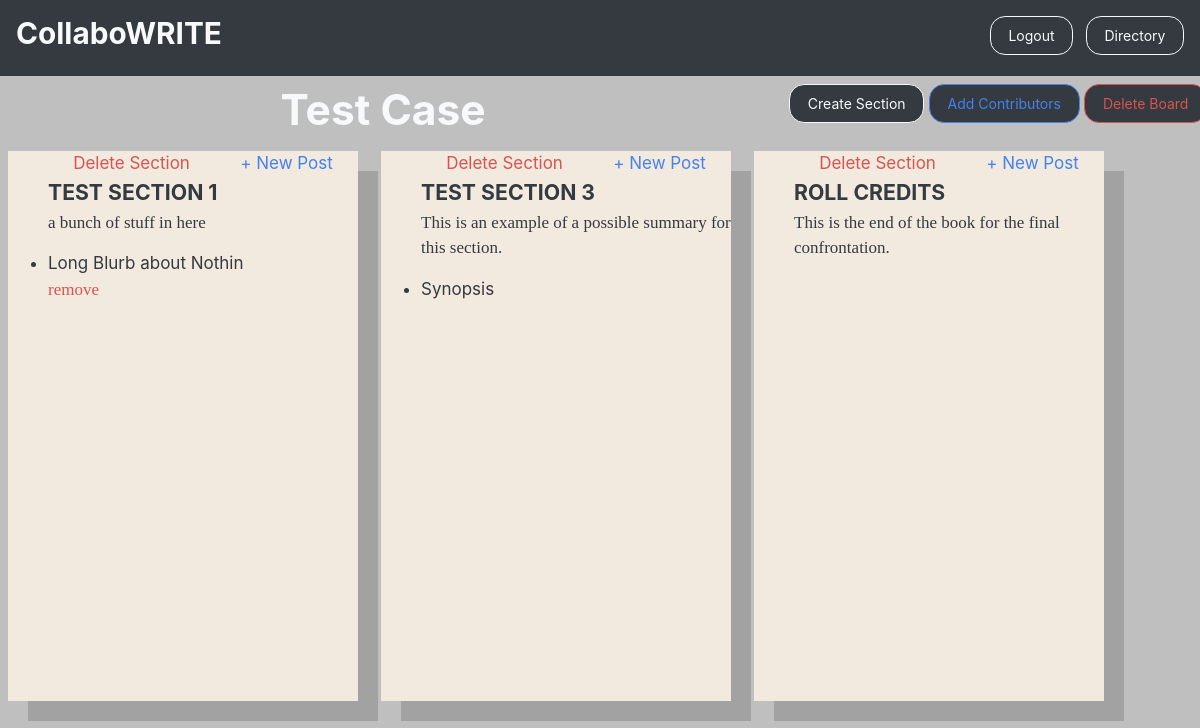
The app's page /board/3 (signed in) with its own data.
### collabowrite_app/models.py (models this page shows)
class Board(models.Model):
    user = models.ForeignKey(User, related_name= "boards", on_delete = models.CASCADE, null=True)
    board_title = models.CharField(max_length = 50)
    board_topic = models.CharField(max_length = 30)
    board_tags = models.CharField(max_length = 100)
    board_image = models.CharField(max_length = 100)
    created_at = models.DateTimeField(auto_now_add = True)
    updated_at = models.DateTimeField(auto_now = True)
    objects = BoardManager()

class Section(models.Model):
    user = models.ForeignKey(User, related_name= "sections", on_delete = models.CASCADE, null=True)
    section_title = models.CharField(max_length = 100)
    section_summary = models.CharField(max_length = 255)
    board = models.ForeignKey(Board, related_name= "sections", on_delete = models.CASCADE, null= True)

class Post(models.Model):
    user = models.ForeignKey(User, related_name = "posts", on_delete = models.CASCADE, null=True)
    post_title = models.CharField(max_length = 100)
    post_content = models.CharField(max_length = 1500)
    section = models.ForeignKey(Section, related_name='posts', on_delete = models.CASCADE, null=True)

### collabowrite_app/views.py (the view)
# urls.py: path('board/<int:board_id>', views.display_board),
def display_board(request, board_id):
    if 'logged_user' not in request.session:
        return redirect('/')
    this_board = Board.objects.get(id= board_id)
    context = {
        'user': User.objects.get(id= request.session['logged_user']),
        'this_board': Board.objects.get(id= board_id),
        'sections': Section.objects.filter(board= this_board.id),
        'posts': Post.objects.all(),
    }
    return render(request, 'boards.html', context)

### collabowrite_app/templates/boards.html (shortened to what this page needs)
<!DOCTYPE html>
<html lang="en">
<head>
    {% load static %}
    <link rel="stylesheet" href="{% static 'css/bootstrap.css' %}">
    <link rel="stylesheet" href="{% static 'css/board.css' %}">
    <link rel="stylesheet" href="https://ajax.googleapis.com/ajax/libs/jqueryui/1.12.1/themes/smoothness/jquery-ui.css">
</head>
<body
    style="background: linear-gradient(rgba(0, 0, 0, 0.25),rgba(0,0,0,0.25)), url(https://images.unsplash.com/photo-1532153975070-2e9ab71f1b14?ixlib=rb-1.2.1&ixid=MXwxMjA3fDB8MHxwaG90by1wYWdlfHx8fGVufDB8fHw%3D&auto=format&fit=crop&w=1350&q=80); background-size:cover; min-height: 500px; background-attachment: fixed; background-position: center; background-repeat: no-repeat;">
    <div class="header-fluid d-flex p-3 justify-content-between bg-dark">
        <div>
            <h3 class="text-light">CollaboWRITE</h3>
        </div>
        <div>
            <a href="/logout"><button type="button" class="btn btn-outline-light mx-2">Logout</button></a>
            <a href="/directory"><button type="button" class="btn btn-outline-light">Directory</button></a>
        </div>
    </div>
    <div class="row">
        <div class="col text-center my-2">
            <h1 class="text-light">{{this_board.board_title}}</h1>
        </div>
        <div class="row justify-content-between">
            <div class="col text-center m-2">
                {% if user == this_board.user %}
                <button type="button" class="btn btn-outline-light bg-dark text-light" data-toggle="modal"
                    data-target="#newSectionModal">Create Section</button>
                <button type="button" class="btn btn-outline-primary text-primary bg-dark">Add Contributors</button>
                <a href="/board/{{this_board.id}}/delete_board"><button type="button"
                        class="btn btn-outline-danger bg-dark text-danger">Delete Board</button></a>
                {% endif %}
            </div>
        </div>
    </div>
    <div class="row">
        {% for section in sections %}
        <div class="col d-flex flex-row mx-2">
            <ul id="sec" class="section">
                <div class="d-flex justify-content-around">
                    {% if user == section.user %}
                    <a href="/board/{{this_board.id}}/{{section.id}}/delete_section"
                        class="text-danger text-underline">Delete
                        Section</a>
                    {% endif %}
                    <a href="/board/{{this_board.id}}/{{section.id}}/display_create_post">
                        + New Post
                    </a>
                </div>
                <h5 class="text-dark text-uppercase my-1">{{section.section_title}}</h5>
                <p class="text-dark">{{section.section_summary}}</p>
                {% if post.section.id == sections.id %}
                {% for post in section.posts.all %}
                <div>
                    <a href="/board/{{this_board.id}}/{{post.id}}/display_post">
                        <li class="text-dark">{{post.post_title}}</li>
                    </a>
                    {% if user == post.user %}
                    <a href="/board/{{this_board.id}}/{{post.id}}/delete_post" class="text-danger">
                        <p>remove</p>
                    </a>
                    {% endif %}
                </div>
                {% endfor %}
                {% endif %}
            </ul>
            {% endfor %}
        </div>
    </div>
</body>
</html>

### collabowrite_app/static/css/board.css (style rules this page uses)
#sec { position: relative; width: 350px; height: 550px; background: rgba(242, 234, 223); border-radius: 0% 0% 0% 0% / 0% 0% 0% 0% ; color: rgba(242, 234, 223); box-shadow: 20px 20px rgba(0,0,0,.15); transition: all .4s ease; }

### records on screen
Board: board_title "Test Case"
Section: section_title "TEST SECTION 1", section_summary "a bunch of stuff in here"
Post: post_title "Long Blurb about Nothin"
Section: section_title "TEST SECTION 3", section_summary "This is an example of a possible summary for this section."
Post: post_title "Synopsis"
Section: section_title "ROLL CREDITS", section_summary "This is the end of the book for the final confrontation."
